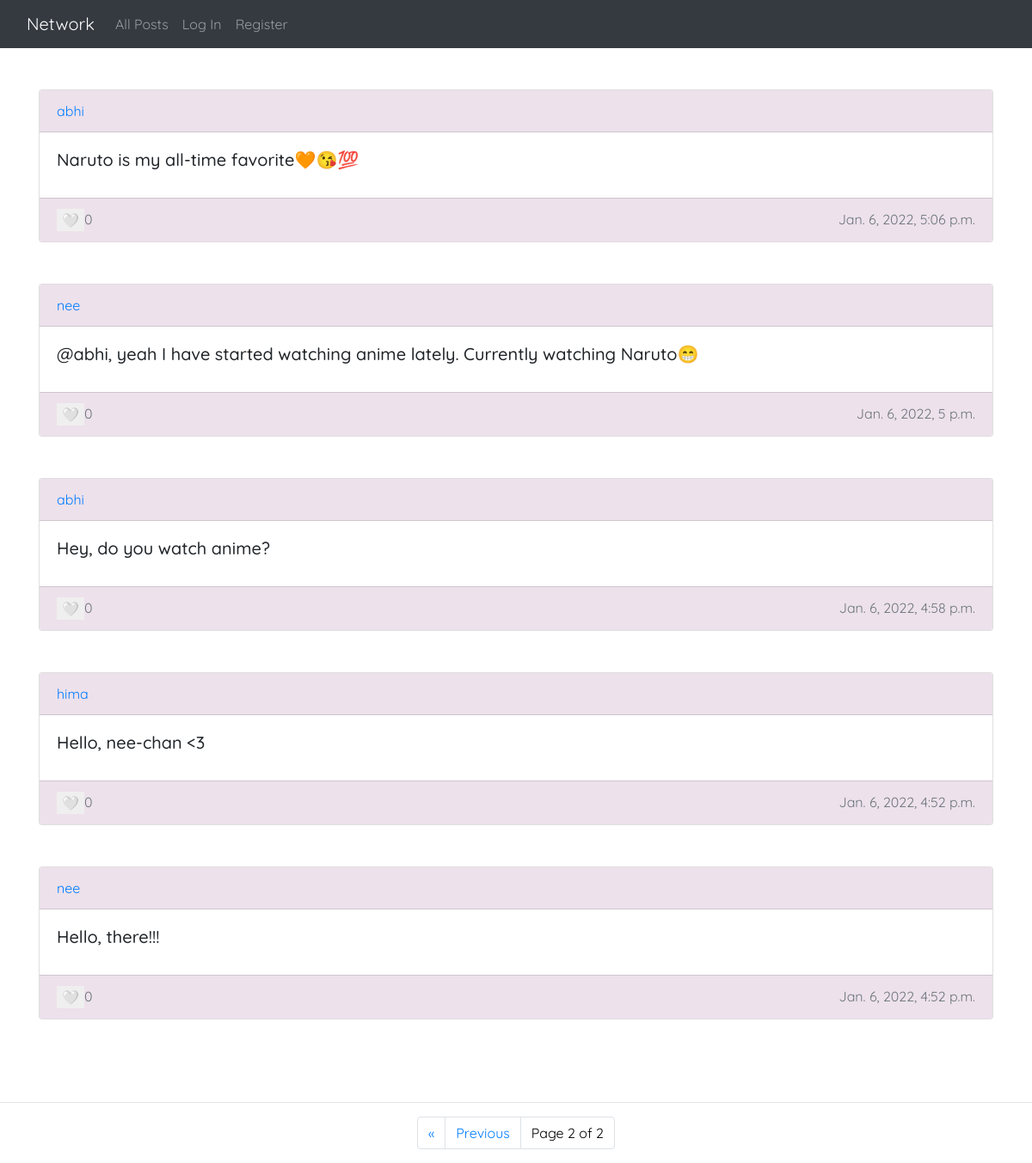
Screenshot of /?page=2 with the database file from the repository.
### network/models.py (models this page shows, shortened)
class Post(models.Model):
    user = models.ForeignKey('User', on_delete = models.CASCADE, related_name = "author")
    content = models.CharField(max_length = 255)
    date = models.DateTimeField(default = timezone.now)
    likes = models.ManyToManyField('User', related_name = "users_who_liked", default = None)

class User(AbstractUser):
    pass

### network/views.py (the view, shortened to what this page needs)
# urls.py: path("", views.index, name="index"),
def index(request):
    posts = Post.objects.all().order_by('-date')
    paginator = Paginator(posts, 10)
    page_number = request.GET.get('page')
    page_obj = paginator.get_page(page_number)
    print("\n\n", page_obj,"\n\n")
    return render(request, "network/index.html", {
        "posts":posts,
        "page_obj": page_obj,
})

### network/templates/network/index.html (shortened to what this page needs)
{% extends "network/layout.html" %}
{% load static %}
{% block body %}
    <div class="container my-5">
        {% for post in page_obj %}
            <div class="card">
                <div class="card-header">
                    <a href="{% url 'profile' post.user %}">{{post.user.username}}</a>
                </div>
                <div class="card-body" >
                    <h5 id="post-id-{{post.id}}" class="card-title">{{ post.content }}</h5>
                </div>
                <div class="card-footer text-muted" >
                    {% if request.user in post.likes.all  %}
                        <button
                            id="post-likes-{{post.id}}"
                            data-like-status="liked"
                            data-id="{{post.id}}"
                            class="like-post"
                            style="float: left; cursor: pointer; border: none; outline: none;">
                            <i class="em em-heart" aria-role="presentation" aria-label="HEAVY BLACK HEART"></i>
                        </button>
                    {% else %}
                    <button
                        id="post-likes-{{post.id}}"
                        data-like-status="unliked"
                        data-id="{{post.id}}"
                        class="like-post"
                        style="float: left; cursor: pointer; border: none; outline: none;"
                    >
                    &#129293;</button>
                    {% endif %}
                    <span id="post-likes-count-{{post.id}}">{{ post.likes.count }}</span>
                    <span style="float: right;">{{ post.date }}</span>
                </div>
            </div>
            <br><br>
       {% endfor %}
    </div>
    <hr>
    <ul class="pagination justify-content-center">
        {% if page_obj.has_previous %}
        <li class="page-item ">
            <a class="page-link" href="?page=1">&laquo;</a>
        </li>
        <li class="page-item">
            <a class="page-link" href="?page={{ page_obj.previous_page_number }}">Previous</a>
        </li>
        {% endif %}
        <li class="current page-item">
            <span class="page-link" style="color: black;">Page {{ page_obj.number }} of {{ page_obj.paginator.num_pages }}</span>
        </li>
      </ul>
{% endblock %}

### network/static/network/styles.css (style rules this page uses)
* { font-family: 'Quicksand', sans-serif; }
.card-header, .card-footer { background-color: rgb(237 225 235); }

### rows the page displays
Post: user.username "abhi", content "Naruto is my all-time favorite🧡😘💯", likes.count "0", date "Jan. 6, 2022, 5:06 p.m."
Post: user.username "nee", content "@abhi, yeah I have started watching anime lately. Currently watching Naruto😁", likes.count "0", date "Jan. 6, 2022, 5 p.m."
Post: user.username "abhi", content "Hey, do you watch anime?", likes.count "0", date "Jan. 6, 2022, 4:58 p.m."
Post: user.username "hima", content "Hello, nee-chan <3", likes.count "0", date "Jan. 6, 2022, 4:52 p.m."
Post: user.username "nee", content "Hello, there!!!", likes.count "0", date "Jan. 6, 2022, 4:52 p.m."

### other values shown
{{ page_obj.number }} "2"
{{ page_obj.paginator.num_pages }} "2"
